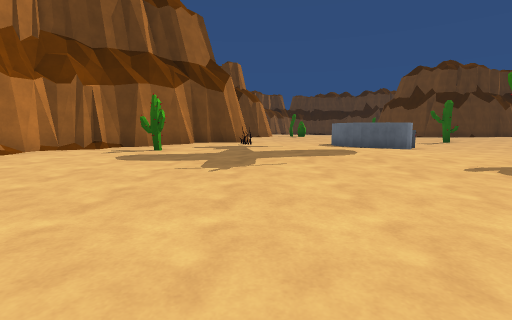
[1] (above)

24 first-person views from a walk through a Unity game level. The camera is 1.2 m above the floor, tilts 6° down and sees 85° across. The floor is counted in squares, 2 m on a side. Each view is taken from the middle of a square. On the plan, view 1 faces up. The plan holds only what a view shows up to about 9 squares ahead; the rest is blank. The place goes on beyond the plan. The player character is not drawn. Surface patterns are stand-ins for the level's own textures.

[2]
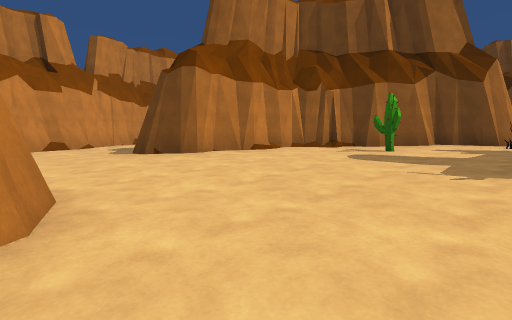

[3]
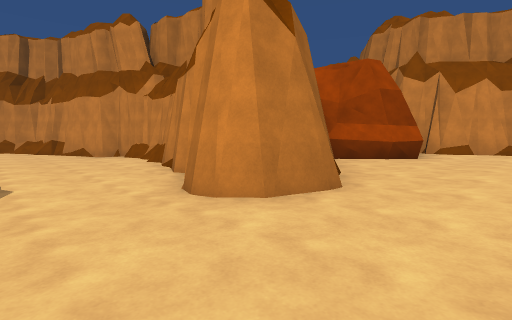

[4]
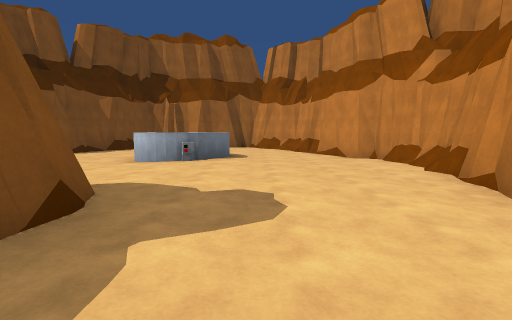

[5]
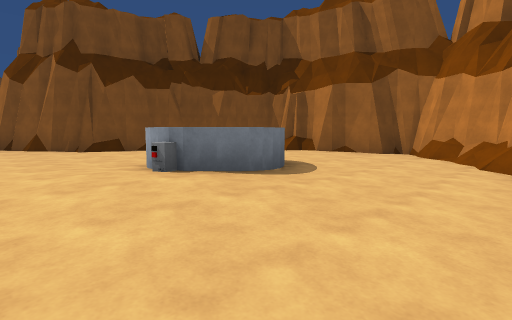

[6]
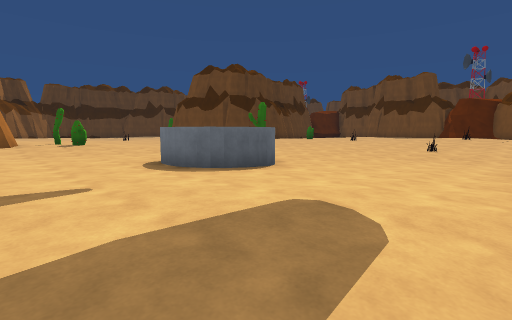

[7]
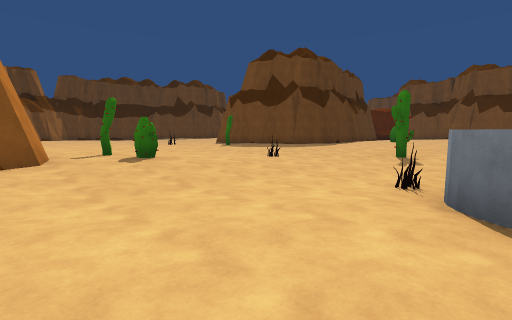

[8]
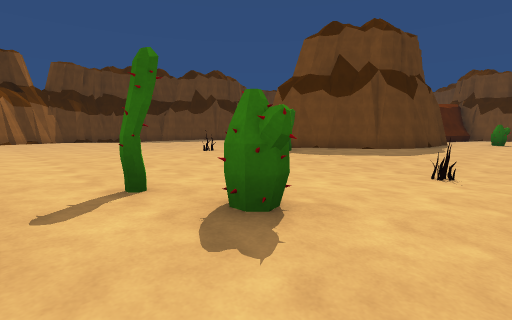

[9]
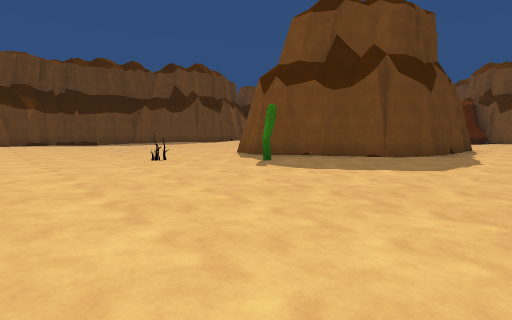

[10]
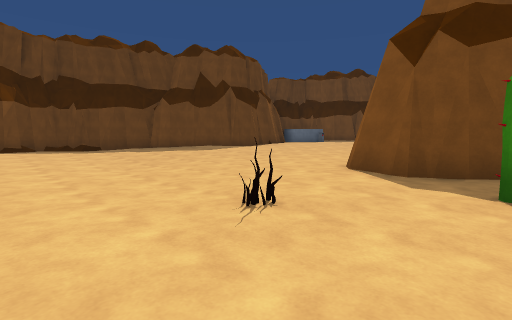

[11]
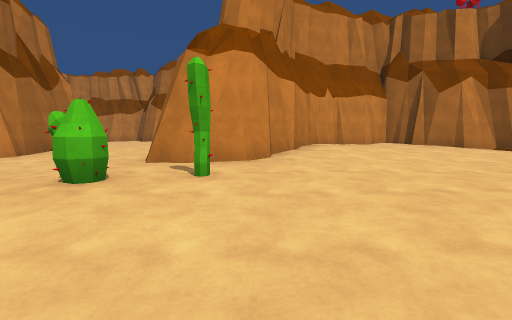

[12]
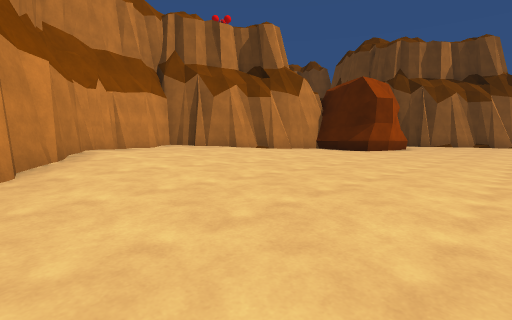

[13]
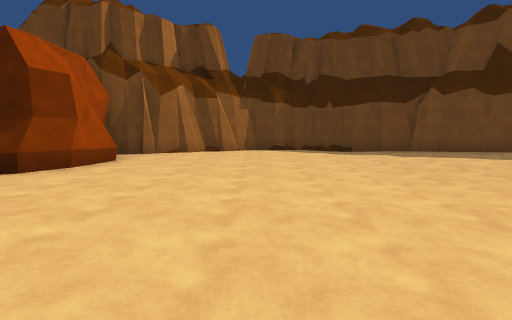

[14]
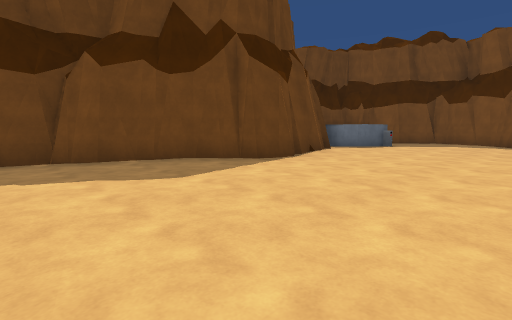

[15]
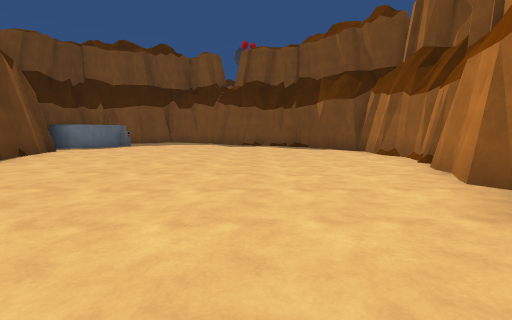

[16]
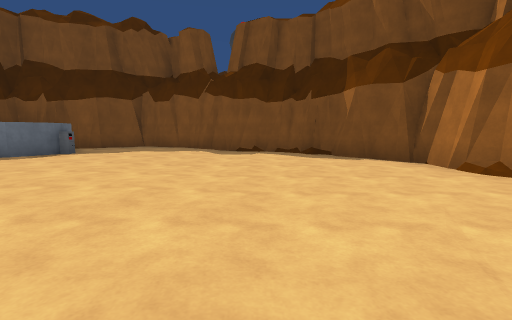

[17]
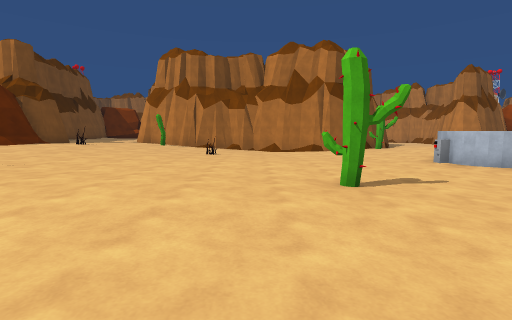

[18]
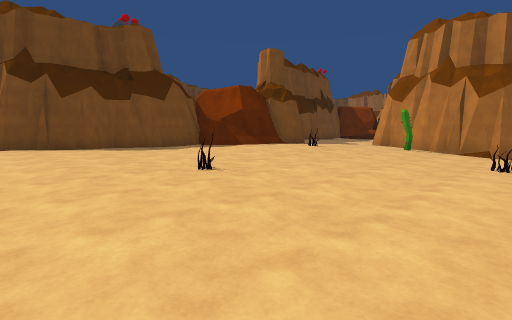

[19]
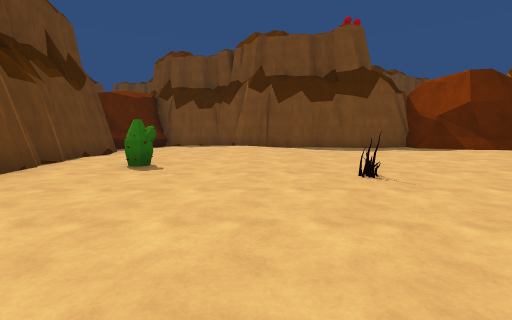

[20]
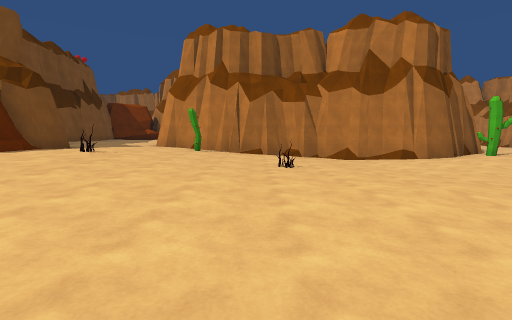

[21]
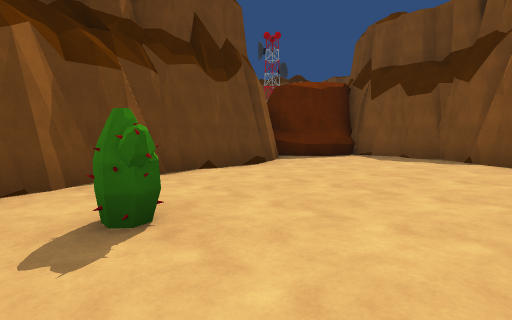

[22]
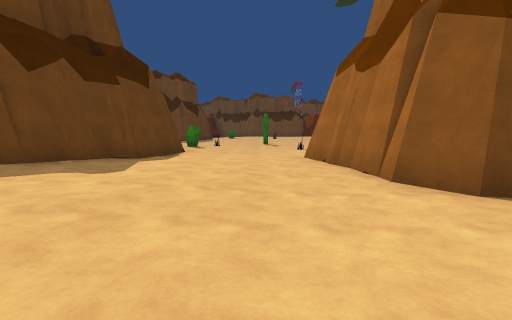

[23]
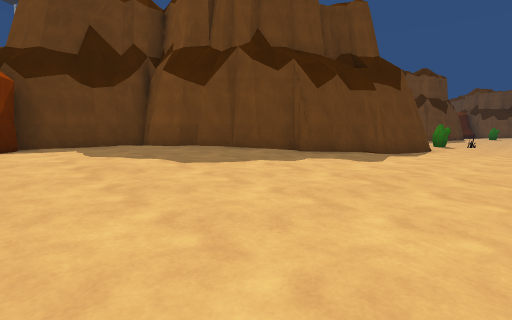

[24]
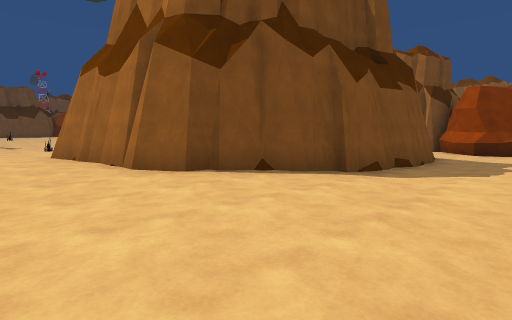

### Floor plan
Key: @ floor where view 1 was taken; # wall or solid block; . main floor; : floor 0.25 m higher than the main floor; - floor 0.25 m lower than the main floor; + floor 0.5 m higher than the main floor; _ floor 0.5 m lower than the main floor; < floor 0.75 m lower than the main floor; / step, stairs or slope; C cactus; O other object.
Columns run from 10 left of view 1 to 22 right of it. Each row starts with its distance up from view 1.
 30                #  ##
 29             ##..---##        #
 28           ###...---.### ## OO##
 27           #....----...###..OO.#
 26           ##...----...........#
 25           ##...-----..........#
 24         ###...--_----.........#
 23         #/....--------...-....#
 22        ##.....-------------..##
 21        #/::...---...-------..#
 20        #:::.....O..# .------##
 19  ####  #:::........#####---##
 18  +++## #/:::.....C.##  ##### ###
 17  ++++#####::........##  ## ###-#
 16  ++++/#####....--....#####/----##
 15  ::::::####/C..---...........-..#
 14  :::::::.///C..-O--......C...../#
 13  .::::::..././-----............##
 12  ........./--------.........::##
 11  ......../--------C--...O...:##
 10  ....#####/.--O-------......:#
  9  --./# ###.--OO-------......:#
  8  ---## ##.O--OO-------..::::##
  7  --#####....----___---..::/##
  6  --# ##-C-...---____O-//:O/#
  5  --###----...---___/--//:::#
  4  --###--------C-##/_--.C::/#
  3 /__##/--------#########/.
  2 #___---___--_
  1 #___________
  0 #_#___/##_@
 -1   ##_  ##___
 -2    ##  #<<__#
 -3        #<___/
 -4       ##<_______<<_
 -5       #<<____<<<<<##
 -6       #<<<_OO<<__##
 -7       #<<<<O<O__##
 -8       ##<<<_O<__#
 -9        #/<<_<__##
-10        ##<<<<_##
-11         ##<<###
-12          ####

Positions as (right, up) in squares from view 1, and headings:
1: (0, 0), facing up
2: (0, 0), facing up-left
3: (0, 2), facing down-left
4: (0, 0), facing down
5: (-2, -4), facing down-right
6: (0, 4), facing up-right
7: (0, 9), facing up-right
8: (1, 13), facing up-right
9: (3, 14), facing up-right
10: (4, 18), facing up-right
11: (5, 16), facing left
12: (4, 16), facing up-left
13: (4, 20), facing up
14: (8, 23), facing up-right
15: (8, 22), facing right
16: (11, 22), facing right
17: (9, 15), facing down
18: (10, 13), facing down-right
19: (10, 12), facing right
20: (11, 12), facing down
21: (14, 12), facing up-right
22: (-8, 12), facing right
23: (-9, 12), facing up-right
24: (-9, 12), facing down-right
